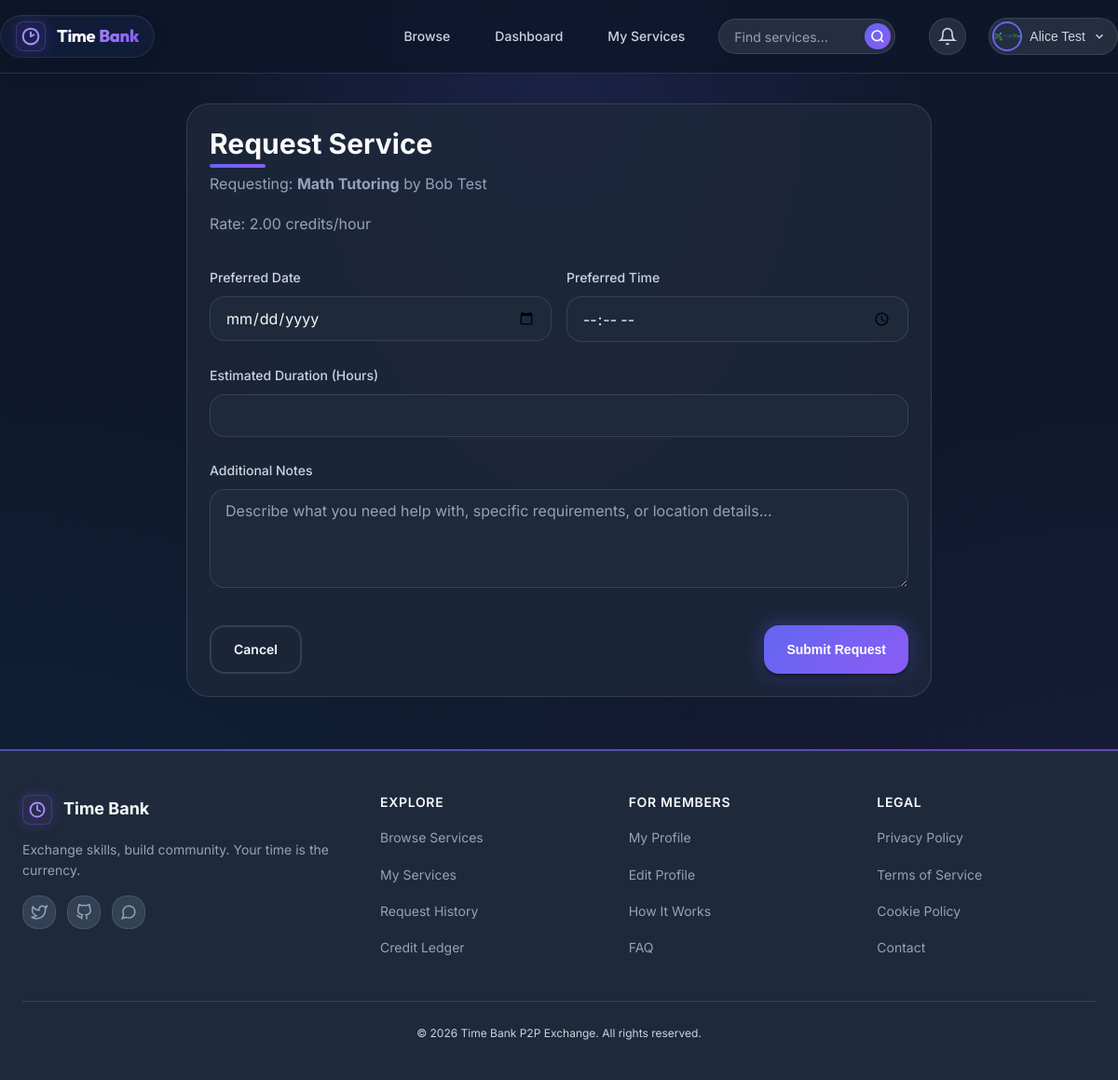
/pages/requests/send.php?service_id=1 (signed in), run on the app's committed database.
### tables this page shows
CREATE TABLE `services` (
  `id` int(11) NOT NULL,
  `user_id` int(11) NOT NULL,
  `category_id` int(11) NOT NULL,
  `title` varchar(150) NOT NULL,
  `description` text NOT NULL,
  `credit_rate` decimal(5,2) NOT NULL,
  `availability_status` enum('available','busy','unavailable') DEFAULT 'available',
  `created_at` timestamp NOT NULL DEFAULT current_timestamp(),
  `updated_at` timestamp NOT NULL DEFAULT current_timestamp() ON UPDATE current_timestamp()
);

CREATE TABLE `users` (
  `id` int(11) NOT NULL,
  `name` varchar(100) NOT NULL,
  `email` varchar(150) NOT NULL,
  `password` varchar(255) NOT NULL,
  `role` enum('user','provider','admin') DEFAULT 'user',
  `profile_image` varchar(255) DEFAULT 'default-avatar.png',
  `bio` text DEFAULT NULL,
  `skills` text DEFAULT NULL,
  `availability` text DEFAULT NULL,
  `locked_credits` decimal(10,2) DEFAULT 3.00,
  `available_credits` decimal(10,2) DEFAULT 0.00,
  `created_at` timestamp NOT NULL DEFAULT current_timestamp(),
  `updated_at` timestamp NOT NULL DEFAULT current_timestamp() ON UPDATE current_timestamp()
);

### config/functions.php (called while the page is built, shortened)
<?php
function formatCredits($amount) {
    return number_format($amount, 2);
}
?>

### pages/requests/send.php (the view, shortened to what this page needs)
<?php
require_once __DIR__ . '/../../config/functions.php';
$pdo = getDatabaseConnection();
$service_id = (int)$_GET['service_id'];
$stmt = $pdo->prepare("
    SELECT s.*, u.name as provider_name, u.id as provider_id, c.name as category_name
    FROM services s
    JOIN users u ON s.user_id = u.id
    JOIN categories c ON s.category_id = c.id
    WHERE s.id = ?
");
$stmt->execute([$service_id]);
$service = $stmt->fetch();
include __DIR__ . '/../../includes/header.php';
?>
<div class="container" style="padding: var(--spacing-xl) 0;">
    <div class="request-form-wrapper">
        <div class="card">
            <h2 style="margin-bottom: var(--spacing-sm);">Request Service</h2>
            <p class="text-muted">Requesting: <strong><?php echo htmlspecialchars($service['title']); ?></strong> by <?php echo htmlspecialchars($service['provider_name']); ?></p>
            <p class="text-muted">Rate: <?php echo formatCredits($service['credit_rate']); ?> credits/hour</p>
            <form method="POST" action="<?php echo APP_URL; ?>/actions/send_request.php" style="margin-top: var(--spacing-xl);">
                <div class="schedule-grid">
                    <div class="form-group">
                        <label for="scheduled_date">Preferred Date</label>
                        <input type="date" id="scheduled_date" name="scheduled_date" class="form-control" required min="<?php echo date('Y-m-d'); ?>">
                    </div>
                    <div class="form-group">
                        <label for="scheduled_time">Preferred Time</label>
                        <input type="time" id="scheduled_time" name="scheduled_time" class="form-control" required>
                    </div>
                </div>
                <div class="form-group">
                    <label for="estimated_hours">Estimated Duration (Hours)</label>
                    <input type="number" id="estimated_hours" name="estimated_hours" class="form-control" min="0.5" step="0.5" required>
                </div>
                <div class="form-group">
                    <label for="notes">Additional Notes</label>
                    <textarea id="notes" name="notes" class="form-control" rows="4" placeholder="Describe what you need help with, specific requirements, or location details..."></textarea>
                </div>
                <div class="flex justify-between" style="margin-top: var(--spacing-xl);">
                    <a href="<?php echo APP_URL; ?>/pages/services/view.php?id=<?php echo $service_id; ?>" class="btn btn-outline">Cancel</a>
                    <button type="submit" class="btn btn-primary">Submit Request</button>
                </div>
            </form>
        </div>
    </div>
</div>
<?php include __DIR__ . '/../../includes/footer.php'; ?>

### data on the page
services: title "Math Tutoring", user.name "Bob Test", credit_rate "2.00"

### other printed values
$_SESSION['name'] "Alice Test"
APP_NAME "Time Bank P2P Exchange"
